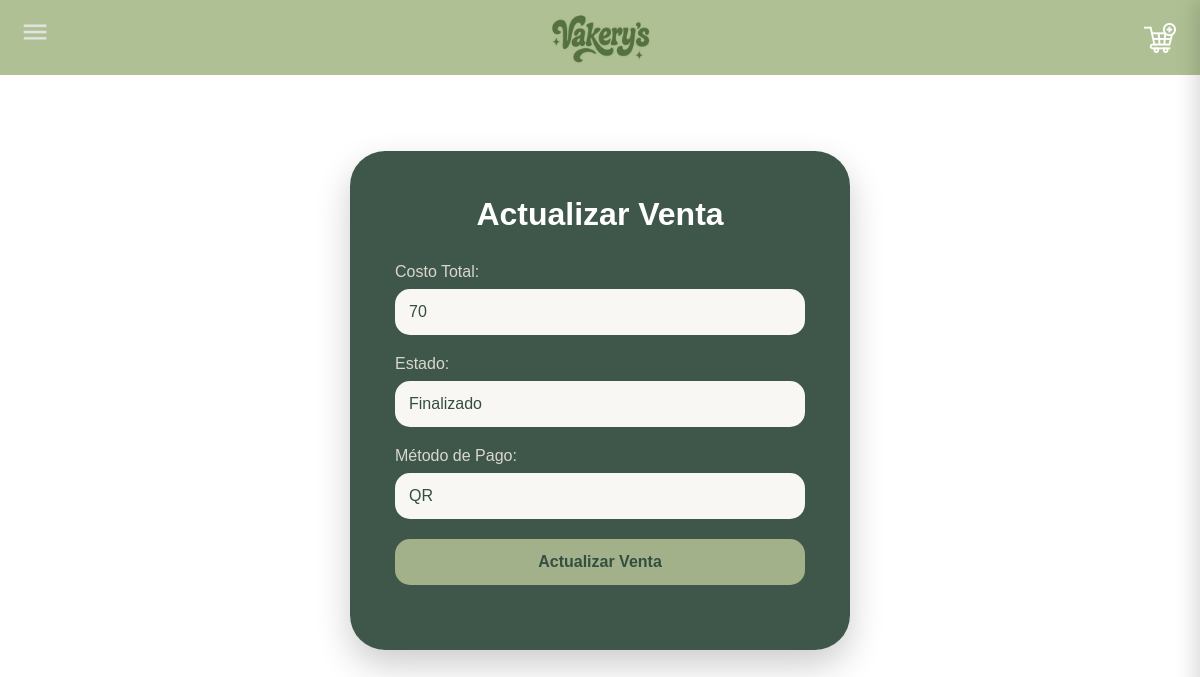
The app's page /Ventas/actualizarventa.php?pedidos_id=1, older data.
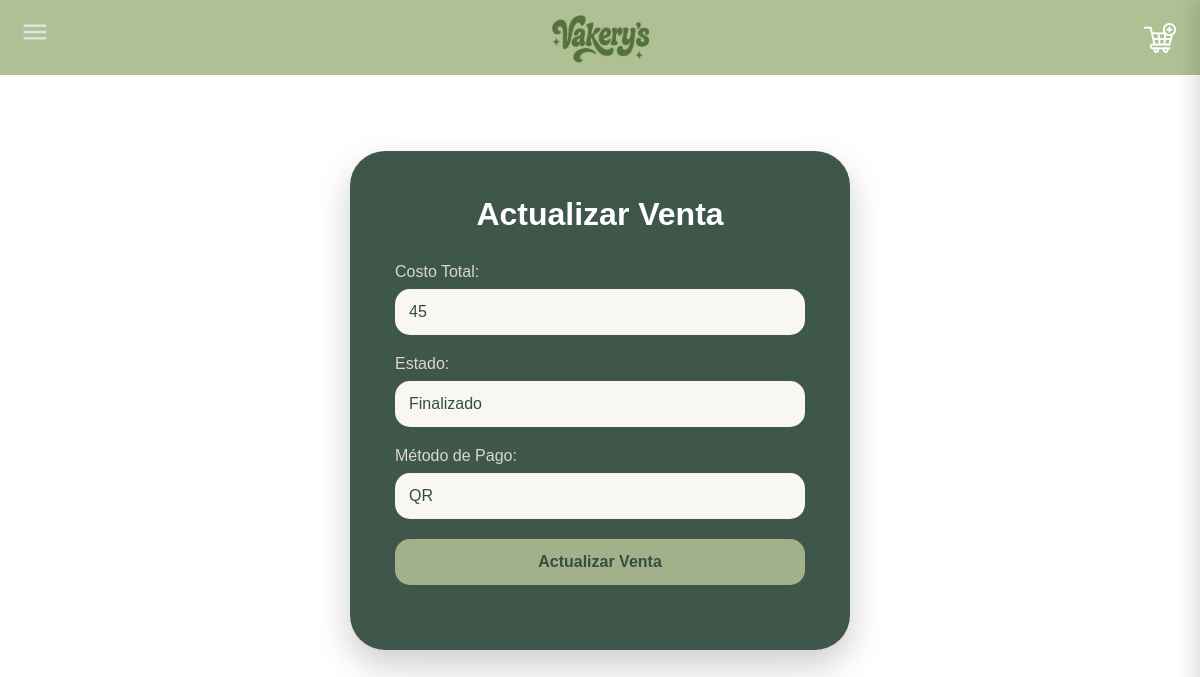
The same page, newer data.
### tables this page shows
CREATE TABLE IF NOT EXISTS `ventas` (
  `pedidos_id` INT NOT NULL,
  `costoTotal` INT NULL,
  `Estado` VARCHAR(45) NULL,
  `Metodo` VARCHAR(45) NULL,
  PRIMARY KEY (`pedidos_id`),
  CONSTRAINT `fk_ventas_pedidos1`
    FOREIGN KEY (`pedidos_id`)
    REFERENCES `pedidos` (`id`)
    ON DELETE NO ACTION
    ON UPDATE CASCADE
);

### Ventas/actualizarventa.php (the view, shortened to what this page needs)
<?php
$servername = "localhost";
$username = "root";
$password = "";
$bdname = "vakerysss";
$conn = new mysqli($servername, $username, $password, $bdname);
$pedidos_id = $_GET['pedidos_id'] ?? '';
$costoTotal = "";
$Estado = "";
$Metodo = "";
if ($pedidos_id != "") {
    $sql = "SELECT * FROM ventas WHERE pedidos_id='$pedidos_id'";
    $resultado = $conn->query($sql);
    if ($resultado && $resultado->num_rows > 0) {
        while ($fila = $resultado->fetch_assoc()) {
            $costoTotal = $fila['costoTotal'];
            $Estado = $fila['Estado'];
            $Metodo = $fila['Metodo'];
        }
    }
}
?>
<!DOCTYPE html>
<html lang="es">
<head>
</head>
<body>
<div class="contenedor">
<form action="actualizarventa_proc.php" method="post" id="ActualizarVenta">
    <h2>Actualizar Venta</h2>
    <label>Costo Total:</label>
    <input type="number" name="costoTotal" id="costoTotal" value="<?=$costoTotal?>">
    <label>Estado:</label>
    <input type="text" name="Estado" id="Estado" value="<?=$Estado?>">
    <label>Método de Pago:</label>
    <input type="text" name="Metodo" id="Metodo" value="<?=$Metodo?>">
    <input type="submit" value="Actualizar Venta" class="boton">
</form>
</div>
</body>
</html>

Row changes from the older to the newer data that the page shows:
changed ventas "Finalizado": costoTotal "70" → "45"
